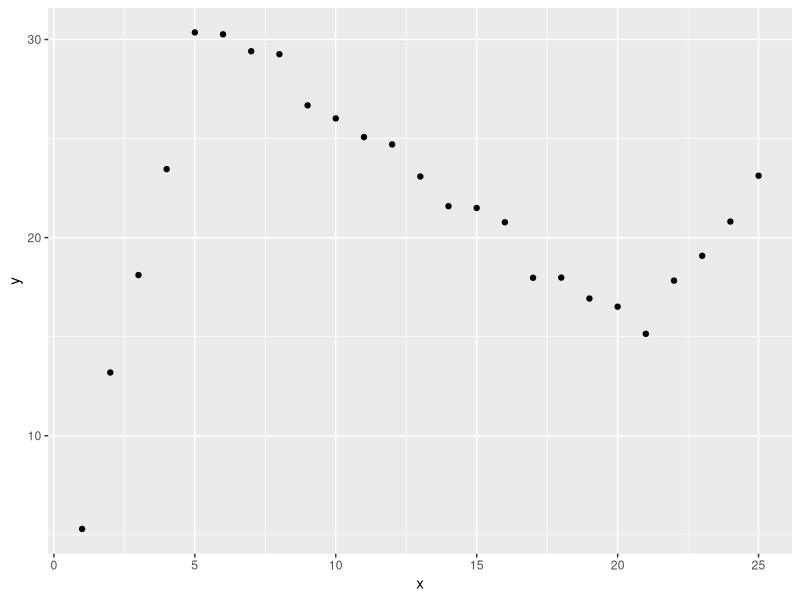

Reproduce this figure in R.
## ---- chunk 1
#| warning: false
#| message: false
library(tidyverse)

nonlinear_data <- dplyr::bind_rows(
  tibble(x = 1:5, y = rnorm(5, 6 * x, sd = 0.5), label = "A"),
  tibble(x = 6:20, y = rnorm(15, 36 + -1 * x, sd = 0.5), label = "B"),
  tibble(x = 21:25, y = rnorm(5, 36 - 21 + 2 * (x - 21), sd = 0.5), label = "C")
)

ggplot(nonlinear_data, aes(x = x, y = y)) +
  geom_point()
## ---- chunk 2


